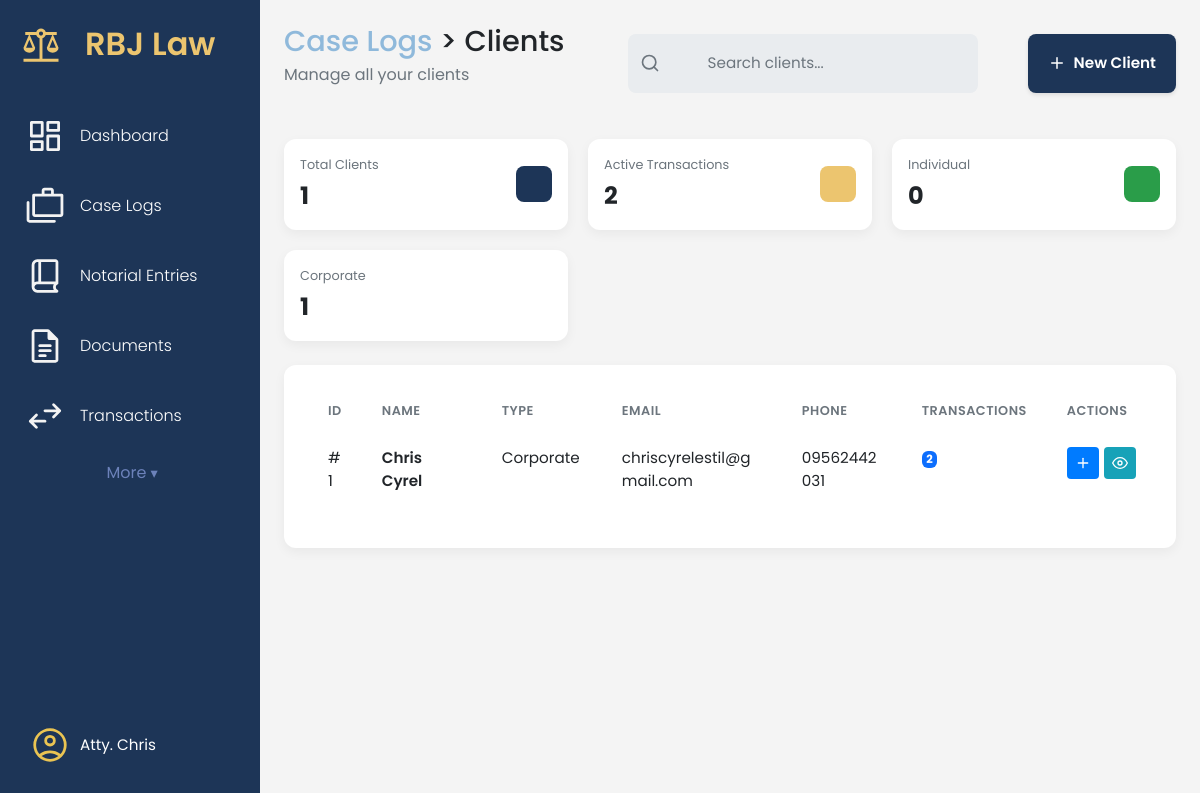
The app's page /clients/ (signed in), older data.
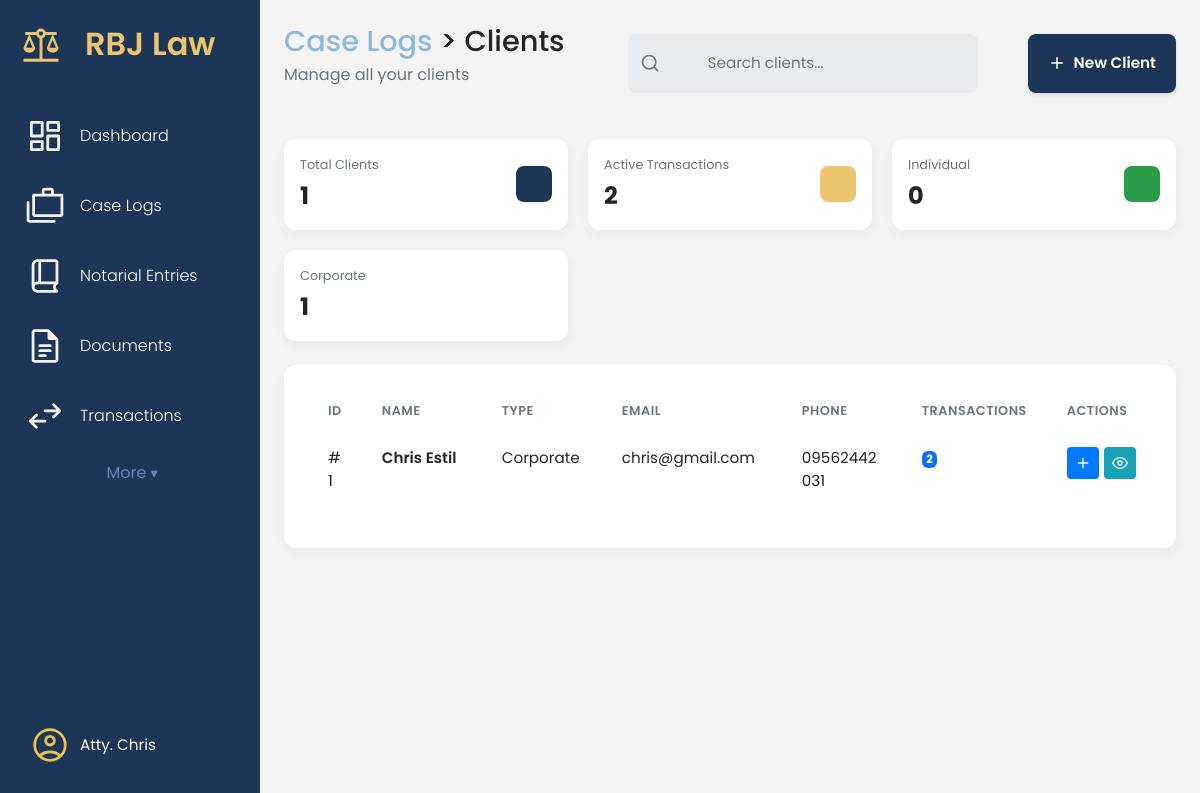
The same page, newer data.
### app/models/client_mdl.py (models this page shows, shortened)
class Client(db.Model):
    __tablename__ = 'clients'
    id = db.Column(db.Integer, primary_key=True)
    client_first_name = db.Column(db.String(100), nullable=False)
    client_last_name = db.Column(db.String(100), nullable=False)
    client_address = db.Column(db.String(255), nullable=False)
    client_email = db.Column(db.String(120), nullable=False, unique=True)
    client_phone = db.Column(db.String(50))
    client_role = db.Column(db.String(50))
    notes = db.Column(db.Text)
    transaction_items = db.relationship('TransactionItem', backref='client', lazy=True)
    @property
    def full_name(self):
        return f"{self.client_first_name} {self.client_last_name}"

### app/routes/clients_routes.py (the view)
@clients_bp.route('/')
@login_required
def clients_page():
    clients = get_all_clients()
    return render_template('clients_page.html', clients=clients)

### app/services/client_service.py (called while the page is built)
def get_all_clients():
    return Client.query.all()

### app/templates/clients_page.html (shortened to what the changed rows need)
{% extends "base.html" %}
{% block content %}
<main class="dashboard-content">
    <header class="dashboard-header">
        <div>
            <h1><a href="{{ url_for('case.list_cases') }}" style="color: rgba(114, 168, 212, 0.781); text-decoration: none;">Case Logs</a> > Clients </h1>
        </div>
    </header>
                    {% set total_transactions = [] %}
                    {% set individual_count = [] %}
                    {% set corporate_count = [] %}
    <section class="dashboard-panels-bottom dashboard-panels-bottom--single">
        <div class="panel-card" style="width: 100%;">
            <div class="table-wrapper panel-card__body">
                <table class="table client-table">
                    <colgroup>
                    </colgroup>
                    <thead>
                        <tr>
                            <th data-sort-key="id">ID</th>
                            <th data-sort-key="name">Name</th>
                            <th data-sort-key="type">Type</th>
                            <th data-sort-key="email">Email</th>
                            <th data-sort-key="phone">Phone</th>
                            <th data-sort-key="transactions">Transactions</th>
                            <th>Actions</th>
                        </tr>
                    </thead>
                    <tbody>
                        {% for client in clients %}
                        <tr>
                            <td>#{{ client.id }}</td>
                            <td>
                                <a href="#" class="table-link">{{ client.full_name }}</a>
                            </td>
                            <td>{{ client.client_role or 'Individual' }}</td>
                            <td>{{ client.client_email }}</td>
                            <td>{{ client.client_phone or 'N/A' }}</td>
                            <td>
                                <span class="badge bg-primary">{{ client.transaction_items|length }}</span>
                            </td>
                            <td>
                                <div class="action-buttons" style="justify-content: start;">
                                    <a href="{{ url_for('case.create_case') }}" class="btn-action btn-action--primary" title="New Case">
                                        <svg xmlns="http://www.w3.org/2000/svg" width="16" height="16" viewBox="0 0 24 24" fill="none" stroke="currentColor" stroke-width="2" stroke-linecap="round" stroke-linejoin="round">
                                            <line x1="12" y1="5" x2="12" y2="19"></line>
                                            <line x1="5" y1="12" x2="19" y2="12"></line>
                                        </svg>
                                    </a>
                                    <a href="#" class="btn-action btn-action--info" title="View Details">
                                        <svg xmlns="http://www.w3.org/2000/svg" width="16" height="16" viewBox="0 0 24 24" fill="none" stroke="currentColor" stroke-width="2" stroke-linecap="round" stroke-linejoin="round">
                                            <path d="M1 12s4-8 11-8 11 8 11 8-4 8-11 8-11-8-11-8z"></path>
                                            <circle cx="12" cy="12" r="3"></circle>
                                        </svg>
                                    </a>
                                </div>
                            </td>
                        </tr>
                        {% else %}
                        <tr>
                            <td colspan="7" style="text-align: center; padding: 2rem;">
                                No clients found. <a href="{{ url_for('clients.new_client_form') }}">Add your first client</a>
                            </td>
                        </tr>
                        {% endfor %}
                    </tbody>
                </table>
            </div>
        </div>
    </section>
</main>
{% endblock content %}

Row changes from the older to the newer data that the page shows:
changed Client "Corporate": full_name "Chris Cyrel" → "Chris Estil"; client_email "chriscyrelestil@gmail.com" → "chris@gmail.com"
